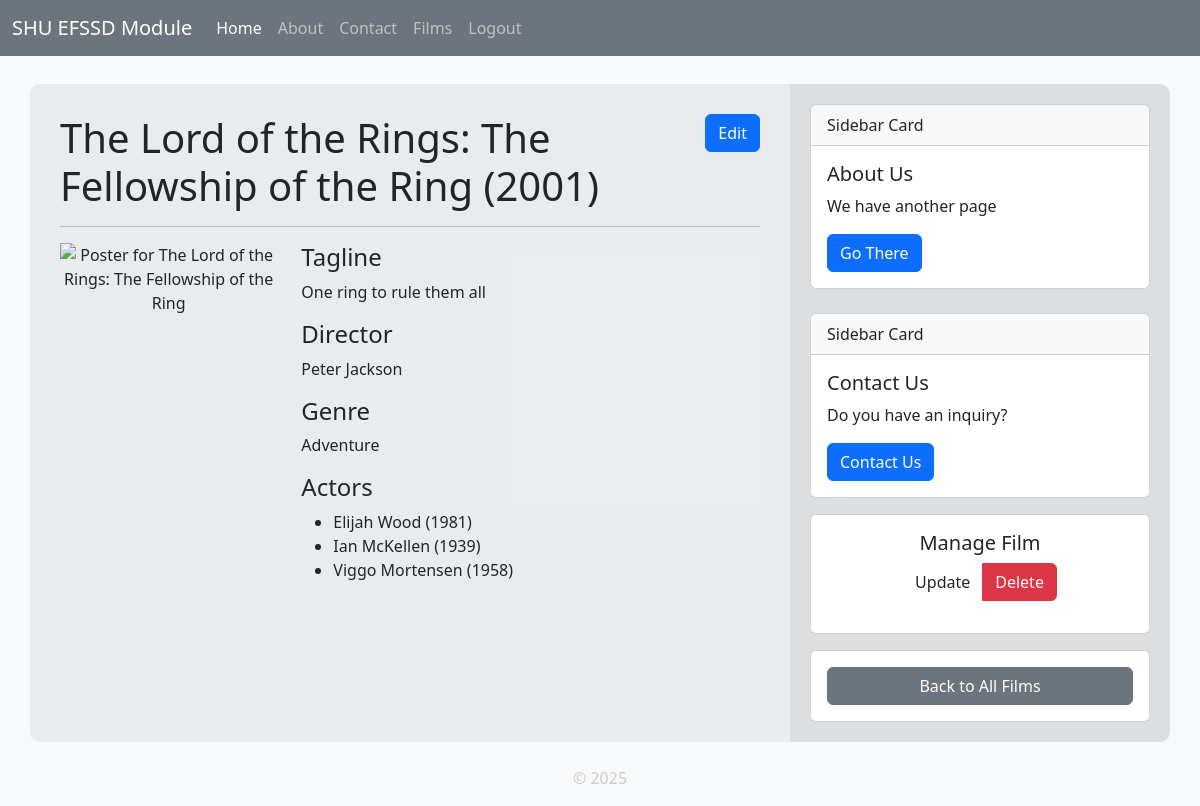
/film/3/ (signed in), run on the app's committed database.
### tables this page shows
CREATE TABLE films (
    id INTEGER PRIMARY KEY AUTOINCREMENT,
    created TIMESTAMP DEFAULT CURRENT_TIMESTAMP,
    user INTEGER NOT NULL REFERENCES users(id),
    title TEXT NOT NULL,
    tagline TEXT,
    director TEXT,
    poster TEXT,
    release_year INTEGER,
    genre TEXT,
    watched BOOLEAN,
    rating INTEGER,
    review TEXT
);

CREATE TABLE film_actors (
        film_id INTEGER NOT NULL,
        actor_id INTEGER NOT NULL,
        PRIMARY KEY (film_id, actor_id),
        FOREIGN KEY (film_id) REFERENCES films(id),
        FOREIGN KEY (actor_id) REFERENCES actors(id)
    );

CREATE TABLE actors (
        id INTEGER PRIMARY KEY AUTOINCREMENT,
        name TEXT NOT NULL,
        birth_year INTEGER,
        height FLOAT
    );

### app.py (the view)
@app.route('/film/<int:id>/')
def film(id):
    film_data, film_actors, film_actor_ids = get_film_by_id(id)
    if film_data:
        return render_template('film.html', title=film_data['title'], film=film_data, film_actors=film_actors)
    else:
        flash(category='warning', message='Requested film not found!')
        return redirect(url_for('films'))

### app.py (called while the page is built)
@app.context_processor
def inject_site_name():
    return dict(siteName=siteName)

@app.context_processor
def inject_csrf_token():
    return dict(csrf_token=generate_csrf())

### db/db.py (called while the page is built)
def get_db_connection():
    BASE_DIR = os.path.dirname(os.path.abspath(__file__))  # Get the directory of the current file
    DB_PATH = os.path.join(BASE_DIR, 'database.db') # Construct the full path to the database file
    conn = sqlite3.connect(DB_PATH)                 # Connect to the database
    conn.row_factory = sqlite3.Row                  # Enable dictionary-like access to rows
    return conn

def get_film_actors(film_id):
    conn = get_db_connection()
    film_actors = conn.execute('''
        SELECT *
        FROM actors
        JOIN film_actors ON actors.id = film_actors.actor_id
        WHERE film_actors.film_id = ?
    ''', (film_id,)).fetchall()
    film_actor_ids = [actor["id"] for actor in film_actors]
    conn.close()
    return film_actors, film_actor_ids

def get_film_by_id(film_id, include_actors=True):
    conn = get_db_connection()
    film = conn.execute('SELECT * FROM films WHERE id = ?', (film_id,)).fetchone()
    conn.close()
    if not include_actors:
        return film
    film_actors, film_actor_ids = get_film_actors(film_id)
    return film, film_actors, film_actor_ids

### templates/film.html (shortened to what this page needs)
{% extends "base.html" %}
{% set title = film['title'] %}
{% block content %}
{% if session['user_id'] == film['user'] %}
<a href="{{ url_for('update', id=film['id']) }}" class="btn btn-primary mb-3 float-end">Edit</a>
{% endif %}
<h1>{{ film['title'] }} ({{ film['release_year'] }})</h1>
<hr />
<div class="row">
  <div class="col-md-4 mb-3 text-center">
    <img src="{{ film['poster'] }}" alt="Poster for {{ film['title'] }}" class="img-fluid" />
  </div>
  <div class="col-md-8">
    <h4>Tagline</h4>
    <p>{{ film['tagline'] }}</p>
    <h4>Director</h4>
    <p>{{ film['director'] }}</p>
    <h4>Genre</h4>
    <p>{{ film['genre'] }}</p>
    <h4>Actors</h4>
    {% if film_actors %}
       <ul>
        {% for actor in film_actors %}
            <li>{{ actor['name'] }} ({{ actor['birth_year'] }})</li>
        {% endfor %}
     </ul>
    {% else %}
      <p>No actors listed for this film.</p>
    {% endif %}
  </div>
</div>
{% endblock %}
{% block sidebarContent %}
{% if session['user_id'] == film['user'] %}
<div class="card text-center mt-3">
  <div class="card-body">
    <h5 class="card-title">Manage Film</h5>
    <form method="post" class="btn-group" action="{{ url_for('delete',
id=film['id']) }}" onsubmit="return confirm('Are you sure you want to delete this film?');">
      <a href="{{ url_for('update', id=film['id']) }}" class="btn btn
primary">Update</a>
      <button type="submit" class="btn btn-danger">Delete</button>
    </form>
  </div>
</div>
{% endif %}
<div class="card text-center mt-3">
  <div class="card-body">
    {% if session['user_id'] == film['user'] %}
    <a href="{{ url_for('films') }}" class="btn btn-secondary w-100">Back to All
      Films</a>
    {% else %}
    <a href="{{ url_for('userFilms', user_id=film['user']) }}" class="btn btn
secondary w-100">Back to {{ film['user']|get_username }}'s Films</a>
    {% endif %}
  </div>
</div>
{% endblock %}

### static/styles.css (style rules this page uses)
body { background-color: #f8f9fa; color: #212529; }

### data on the page
films: title "The Lord of the Rings: The Fellowship of the Ring", release_year "2001", tagline "One ring to rule them all", director "Peter Jackson", genre "Adventure"
film_actors: name "Elijah Wood", birth_year "1981"
film_actors: name "Ian McKellen", birth_year "1939"
film_actors: name "Viggo Mortensen", birth_year "1958"

### other printed values
{{ siteName }} "SHU EFSSD Module"
